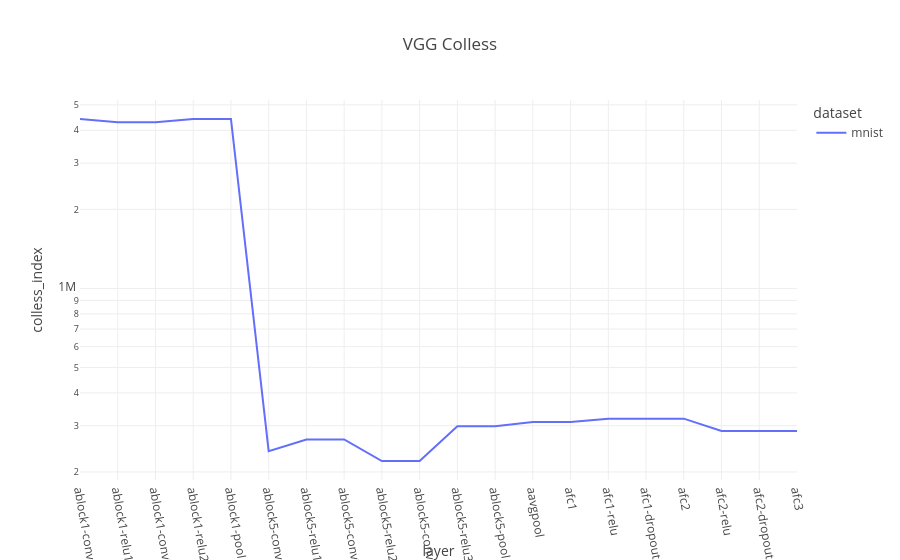

Write notebook code for a chart like this one.
### Code cell
vgg = block_data[(block_data['model']=='vgg') & (block_data['split']=='trainUval')].copy()

vgg["layer_idx"] = vgg["layer"].apply(lambda x: block_order['vgg'].index(x))
vgg.sort_values("layer_idx", inplace=True)

fig = px.line(vgg, x="layer", y="colless_index", color="dataset", color_discrete_sequence=px.colors.qualitative.Plotly, title="VGG Colless")
fig.update_xaxes(tickangle=80)
fig.update_yaxes(type="log")

### Figure 1 — Plotly figure (JSON) as saved in the notebook; plotly's stock layout.template omitted (floating-point values rounded to 4 significant figures)
{"data": [{"hovertemplate": "dataset=mnist<br>layer=%{x}<br>colless_index=%{y}<extra></extra>", "legendgroup": "mnist", "line": {"color": "#636EFA", "dash": "solid"}, "marker": {"symbol": "circle"}, "mode": "lines", "name": "mnist", "orientation": "v", "showlegend": true, "type": "scatter", "x": ["ablock1-conv1", "ablock1-relu1", "ablock1-conv2", "ablock1-relu2", "ablock1-pool", "ablock5-conv1", "ablock5-relu1", "ablock5-conv2", "ablock5-relu2", "ablock5-conv3", "ablock5-relu3", "ablock5-pool", "aavgpool", "afc1", "afc1-relu", "afc1-dropout", "afc2", "afc2-relu", "afc2-dropout", "afc3"], "xaxis": "x", "y": [4415000.0, 4292000.0, 4292000.0, 4417000.0, 4417000.0, 240000.0, 265900.0, 265900.0, 220200.0, 220200.0, 298900.0, 298900.0, 309800.0, 309800.0, 319200.0, 319200.0, 319200.0, 286400.0, 286400.0, 286400.0], "yaxis": "y"}], "layout": {"legend": {"title": {"text": "dataset"}, "tracegroupgap": 0}, "title": {"text": "VGG Colless"}, "xaxis": {"anchor": "y", "domain": [0, 1], "tickangle": 80, "title": {"text": "layer"}}, "yaxis": {"anchor": "x", "domain": [0, 1], "title": {"text": "colless_index"}, "type": "log"}}}
